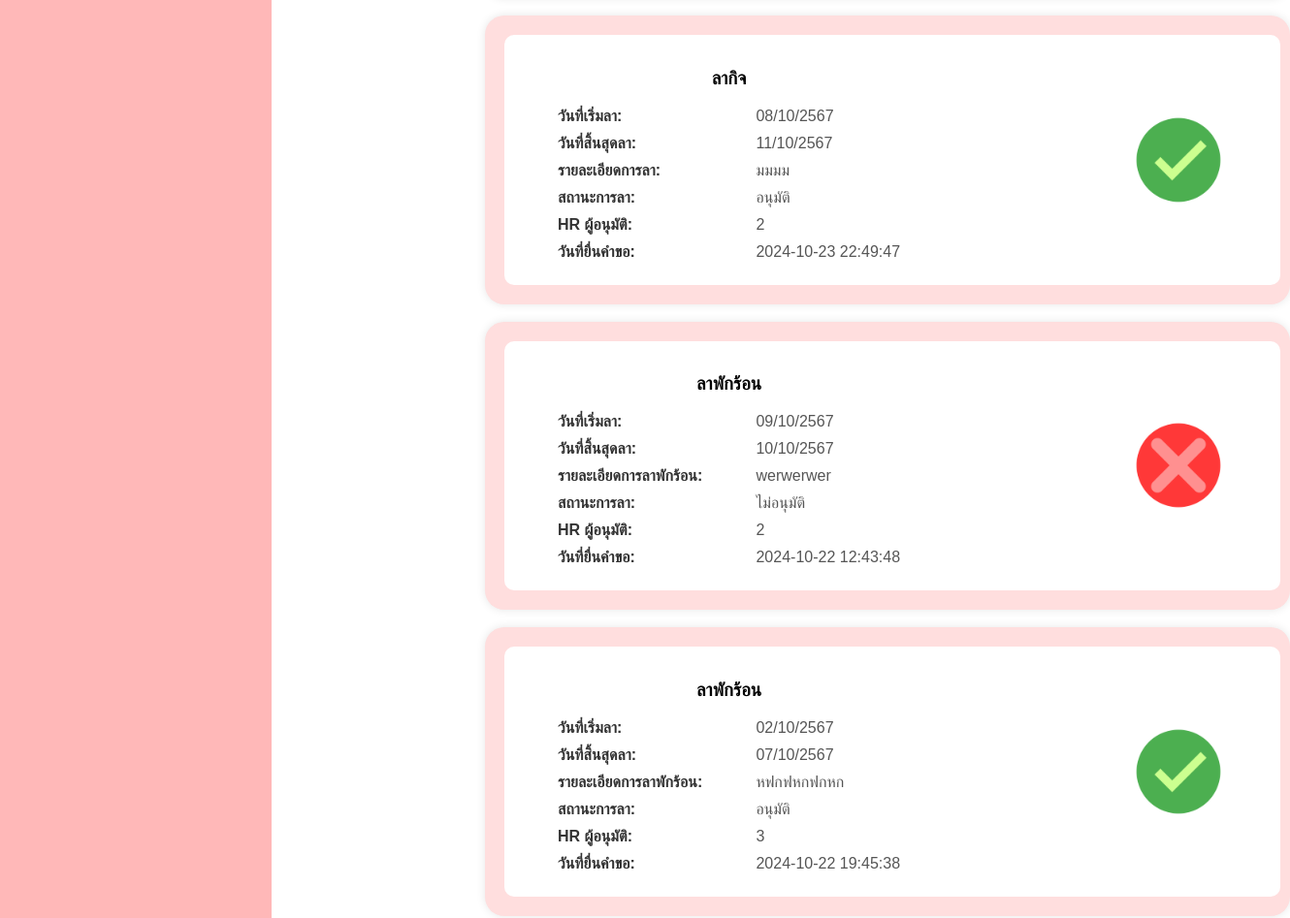
Page /frontend/show_history.php (signed in, middle part) on the earlier database version.
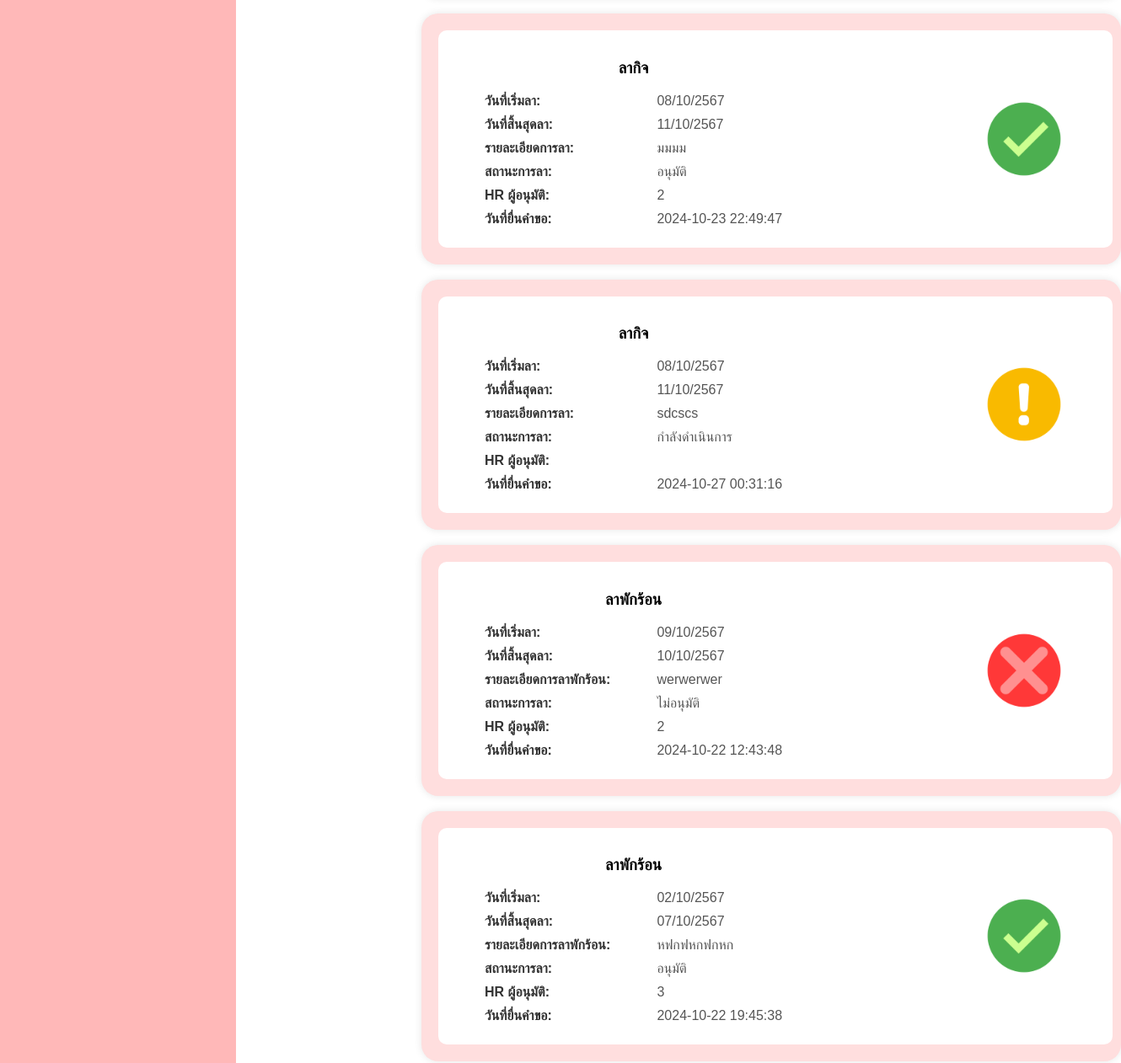
Same page on the later database version.
### tables this page shows
CREATE TABLE `tb_personalleave` (
  `PLeave_id` int(11) NOT NULL,
  `user_id` int(11) NOT NULL,
  `PLeave_dateStart` date DEFAULT NULL,
  `PLeave_dateEnd` date DEFAULT NULL,
  `PLeave_detail` text,
  `PLeave_docs` varchar(255) DEFAULT NULL,
  `PLeave_date` datetime DEFAULT NULL,
  `hr_id` int(11) DEFAULT NULL,
  `PLeave_status` varchar(45) DEFAULT NULL
);

CREATE TABLE `tb_vacationleave` (
  `VLeave_id` int(11) NOT NULL,
  `user_id` int(11) NOT NULL,
  `VLeave_dateStart` date DEFAULT NULL,
  `VLeave_dateEnd` date DEFAULT NULL,
  `VLeave_detail` text,
  `VLeave_docs` text,
  `VLeave_date` datetime DEFAULT NULL,
  `hr_id` int(11) DEFAULT NULL,
  `VLeave_status` varchar(45) DEFAULT NULL
);

### frontend/show_history.php (the view, shortened to what this page needs)
<?php
$conn = new class_conn();
$connection = $conn->connect();
$username = $_SESSION['username'];
$query_leave = "SELECT pl.PLeave_dateStart, pl.PLeave_dateEnd, pl.PLeave_detail, pl.PLeave_status, pl.hr_id, pl.PLeave_date
                FROM tb_personalleave pl
                JOIN tb_user u ON pl.user_id = u.user_id
                WHERE u.user_username = ?";
$stmt_leave = mysqli_prepare($connection, $query_leave);
mysqli_stmt_bind_param($stmt_leave, "s", $username);
mysqli_stmt_execute($stmt_leave);
$result_leave = mysqli_stmt_get_result($stmt_leave);
$query_vacation = "SELECT vl.VLeave_dateStart, vl.VLeave_dateEnd, vl.VLeave_detail, vl.VLeave_status, vl.hr_id, vl.VLeave_date
                   FROM tb_vacationleave vl
                   JOIN tb_user u ON vl.user_id = u.user_id
                   WHERE u.user_username = ?";
$stmt_vacation = mysqli_prepare($connection, $query_vacation);
mysqli_stmt_bind_param($stmt_vacation, "s", $username);
mysqli_stmt_execute($stmt_vacation);
$result_vacation = mysqli_stmt_get_result($stmt_vacation);
?>
<?php include 'sidebar.php'; ?>
<!DOCTYPE html>
<html lang="en">
<head>
</head>
<body>
    <?php if (mysqli_num_rows($result_leave) > 0): ?>
        <?php while ($leave_data = mysqli_fetch_assoc($result_leave)): ?>
            <div class="profile-container">
                <div class="profile-details">
                    <div class="profile-info">
                        <div>
                            <h3 style="text-align:center;">ลากิจ</h3>
                            <p><span class="info-label">วันที่เริ่มลา:</span>
                                <?php echo date('d/m/Y', strtotime($leave_data['PLeave_dateStart'])); ?></p>
                            <p><span class="info-label">วันที่สิ้นสุดลา:</span>
                                <?php echo date('d/m/Y', strtotime($leave_data['PLeave_dateEnd'])); ?></p>
                            <p><span class="info-label">รายละเอียดการลา:</span> <?php echo $leave_data['PLeave_detail']; ?></p>
                            <p><span class="info-label">สถานะการลา:</span> <?php echo $leave_data['PLeave_status']; ?></p>
                            <p><span class="info-label">HR ผู้อนุมัติ:</span> <?php echo $leave_data['hr_id']; ?></p>
                            <p><span class="info-label">วันที่ยื่นคำขอ:</span> <?php echo $leave_data['PLeave_date']; ?></p>
                        </div>
                        <?php
                        $image = '';
                        if ($leave_data['PLeave_status'] === 'อนุมัติ') {
                            $image = '2.png';
                        } elseif ($leave_data['PLeave_status'] === 'ไม่อนุมัติ') {
                            $image = '1.png';
                        } else {
                            $image = '4.png';
                        }
                        ?>
                        <img src="../images/<?php echo $image; ?>" alt="" class="profile-image">
                    </div>
                </div>
            </div>
        <?php endwhile; ?>
    <?php endif; ?>
    <?php if (mysqli_num_rows($result_vacation) > 0): ?>
        <?php while ($vacation_data = mysqli_fetch_assoc($result_vacation)): ?>
            <div class="profile-container">
                <div class="profile-details">
                    <div class="profile-info">
                        <div>
                            <h3 style="text-align:center;">ลาพักร้อน</h3>
                            <p><span class="info-label">วันที่เริ่มลา:</span>
                                <?php echo date('d/m/Y', strtotime($vacation_data['VLeave_dateStart'])); ?></p>
                            <p><span class="info-label">วันที่สิ้นสุดลา:</span>
                                <?php echo date('d/m/Y', strtotime($vacation_data['VLeave_dateEnd'])); ?></p>
                            <p><span class="info-label">รายละเอียดการลาพักร้อน:</span>
                                <?php echo $vacation_data['VLeave_detail']; ?></p>
                            <p><span class="info-label">สถานะการลา:</span> <?php echo $vacation_data['VLeave_status']; ?></p>
                            <p><span class="info-label">HR ผู้อนุมัติ:</span> <?php echo $vacation_data['hr_id']; ?></p>
                            <p><span class="info-label">วันที่ยื่นคำขอ:</span> <?php echo $vacation_data['VLeave_date']; ?></p>
                        </div>
                        <?php
                        $image = '';
                        if ($vacation_data['VLeave_status'] === 'อนุมัติ') {
                            $image = '2.png';
                        } elseif ($vacation_data['VLeave_status'] === 'ไม่อนุมัติ') {
                            $image = '1.png';
                        } else {
                            $image = '4.png';
                        }
                        ?>
                        <img src="../images/<?php echo $image; ?>" alt="" class="profile-image">
                    </div>
                </div>
            </div>
        <?php endwhile; ?>
    <?php endif; ?>
</body>
</html>

Differences in the rows shown:
added tb_personalleave: PLeave_dateStart "08/10/2567", PLeave_dateEnd "11/10/2567", PLeave_detail "sdcscs", PLeave_status "กำลังดำเนินการ", PLeave_date "2024-10-27 00:31:16", shows a picture
